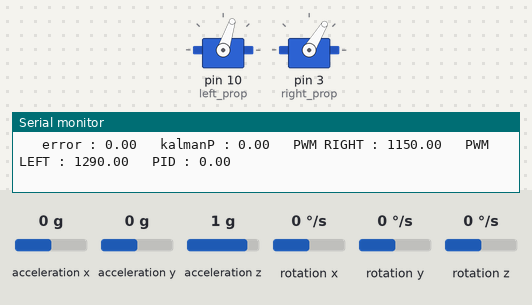
A sketch run on a simulated Arduino Uno, built with avr-gcc and run on an emulated ATmega328P. On the bench: 2 × servo, the last lines printed to the serial monitor. Wiring (inferred from the names in the program): MPU-6050 motion sensor at I2C address 0x68. The inputs (shaded band) are chosen by the test bench; at power-on: acceleration y 0 g, acceleration z 1 g, acceleration x 0 g, rotation x 0 °/s, rotation y 0 °/s, rotation z 0 °/s.

Above: at 9.2 s.
9.3 s: acceleration y set to -1.4 g
At 11.6 s:
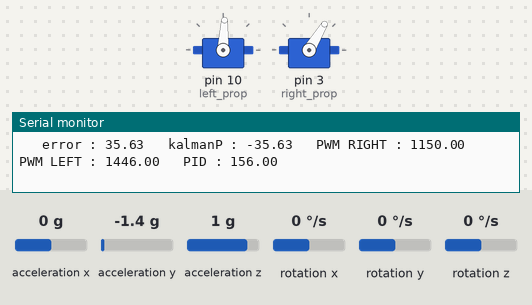
12.3 s: acceleration y set to 0.8 g
At 13.35 s:
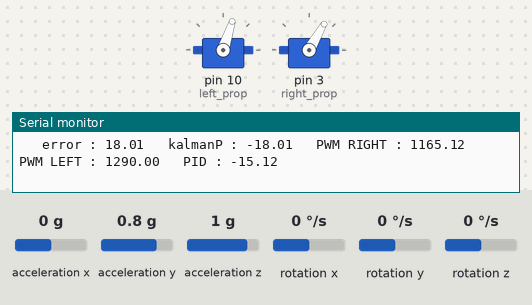
15.3 s: acceleration z set to -1.4 g
At 18.0 s:
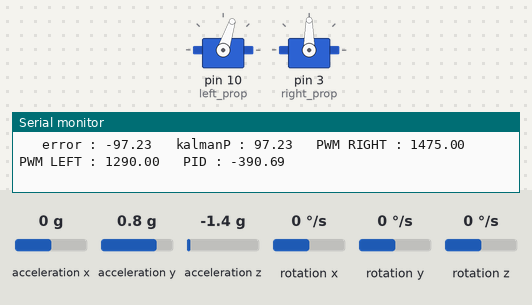
Timing chart, 0 to 19.5 s (numbered marks = the images above; inputs shaded):
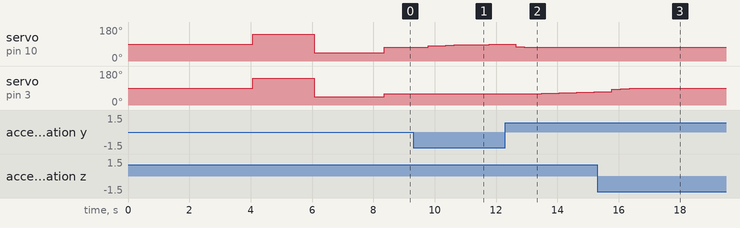

The sketch:

Github.ino
```cpp
#include <Wire.h>
#include <Servo.h>

// Extract
Servo right_prop;
Servo left_prop;

// ADDRESS DARI DATASHEET
#define MPU 0x68
#define ACCEL 0x3B
#define GYRO 0x43

// SIMPAN DATA MENTAH
float AccRawX1, AccRawY1, AccRawZ1, GyRawX1, GyRawY1, GyRawZ1;
// KALIBRASI VAR
float AccRawXc, AccRawYc, AccRawZc, GyRawXc, GyRawYc, GyRawZc;
// KALKULASI
float AccRawX2, AccRawY2, AccRawZ2, GyRawX2, GyRawY2, GyRawZ2;
float AccAngleX, AccAngleY, AccAngleZ, GyAngleX, GyAngleY, GyAngleZ;
float roll, pitch;
float mpuTimer, mpuDTime;
// KALMAN
float kalmanR;
float kalmanP;
float Xt, Xt_update, Xt_prev;
float Pt, Pt_update, Pt_prev;
float Kt;
float R, Q;

float elapsedTimes, time, timePrev;
float desired_angle = 0;
// PID
float PID, pwmLeft, pwmRight, error, previous_error;
float pid_p = 0;
float pid_i = 0;
float pid_d = 0;
// PID KONSTANTA
double kp = 3.4;           //3.55
double ki = 0.0000000001;  //0.003
double kd = 2.72;          //2.05
// INITAL VALUE
double throttleR = 1150;
double throttleL = 1290;

void setup() {
  // put your setup code here, to run once:
  Wire.begin();
  Serial.begin(115200);
  R = 10;
  Q = 0.1;
  Pt_prev = 1;
  mpu6050_setup();
  calibrate_mpu6050();
  time = millis();

  left_prop.attach(10);
  right_prop.attach(3);
  left_prop.writeMicroseconds(2000);
  right_prop.writeMicroseconds(2000);
  delay(2000);
  left_prop.writeMicroseconds(1000);
  right_prop.writeMicroseconds(1000);
  delay(2000);
}

void loop() {
  // put your main code here, to run repeatedly:
  calculate_angle();
  kalmanP = kalman_filter(pitch);

  timePrev = time;
  time = millis();
  elapsedTimes = (time - timePrev) / 1000;
  // CARI ERROR SETPOINT - MEASUREMENT
  error = desired_angle - kalmanP;
  // KP KI KD
  pid_p = kp * error;
  if (-3 < error < 3) {
    pid_i = pid_i + (ki * error);
  }
  pid_d = kd * ((error - previous_error) / elapsedTimes);

  // OUTPUT KE PLANT
  PID = pid_p + pid_i + pid_d;
  // PEMBATASAN PID
  if (PID < -1000) {
    PID = -1000;
  }
  if (PID > 1000) {
    PID = 1000;
  }
  // OUTPUT
  pwmLeft = throttleL + PID;
  pwmRight = throttleR - PID;
  // BATAS ATAS BAWAH OUTPUT
  if (pwmRight < 1150) {
    pwmRight = 1150;
  }
  if (pwmRight > 1475) {
    pwmRight = 1475;
  }
  if (pwmLeft < 1290) {
    pwmLeft = 1290;
  }
  if (pwmLeft > 1500) {
    pwmLeft = 1500;
  }
  // PUTAR PROPELER
  left_prop.writeMicroseconds(pwmLeft);
  right_prop.writeMicroseconds(pwmRight);
  previous_error = error;
  //DEBUG
  Serial.print(" \terror : ");
  Serial.print(error);
  Serial.print(" \tkalmanP : ");
  Serial.print(kalmanP);
  Serial.print(" \tPWM RIGHT : ");
  Serial.print(pwmRight);
  Serial.print(" \tPWM LEFT : ");
  Serial.print(pwmLeft);
  Serial.print(" \tPID : ");
  Serial.print(PID);
  Serial.println(" ");
}

void mpu6050_setup() {
  // RESET MPU
  Wire.beginTransmission(MPU);
  Wire.write(MPU);
  Wire.write(0b00000111);
  Wire.endTransmission();
  // RESET BACK TO 0
  Wire.beginTransmission(0x68);
  Wire.write(MPU);
  Wire.write(0b00000000);
  Wire.endTransmission();
  // DLPF
  Wire.beginTransmission(0x68);
  Wire.write(0x1A);
  Wire.write(0b00000001);
  Wire.endTransmission();
  // POWER MANAGEMENT ENABLE TEMP
  Wire.beginTransmission(MPU);
  Wire.write(0x6B);
  Wire.write(0x00);
  Wire.endTransmission();
  // Konfigurasi akselerometer dengan full scale range 2g + DHPF
  Wire.beginTransmission(MPU);
  Wire.write(0x1C);
  Wire.write(0b00000111);
  Wire.endTransmission();
  // Konfigurasi gyroscope dengan full scale range 250 deg/s
  Wire.beginTransmission(MPU);
  Wire.write(0x1B);
  Wire.write(0x00);
  Wire.endTransmission();
}

void read_mpu6050_accel() {
  Wire.beginTransmission(MPU);
  Wire.write(ACCEL);
  Wire.endTransmission();
  // MULAI BACA 6 BYTES
  Wire.requestFrom(MPU, 6);
  // SIMPAN SETIAP PEMBACAAN 8 BIT MSB DAN LSB
  AccRawX1 = Wire.read() << 8 | Wire.read();
  AccRawY1 = Wire.read() << 8 | Wire.read();
  AccRawZ1 = Wire.read() << 8 | Wire.read();
}

void read_mpu6050_gyro() {
  Wire.beginTransmission(MPU);
  Wire.write(GYRO);
  Wire.endTransmission();
  Wire.requestFrom(MPU, 6);
  GyRawX1 = Wire.read() << 8 | Wire.read();
  GyRawY1 = Wire.read() << 8 | Wire.read();
  GyRawZ1 = Wire.read() << 8 | Wire.read();
}

void calibrate_mpu6050() {
  Serial.print("calibrating");

  for (int i = 0; i < 2000; i++) {
    read_mpu6050_accel();
    read_mpu6050_gyro();
    AccRawXc += AccRawX1;
    AccRawYc += AccRawY1;
    AccRawZc += AccRawZ1;
    GyRawXc += GyRawX1;
    GyRawYc += GyRawY1;
    GyRawZc += GyRawZ1;

    if (i % 100 == 0) Serial.print(".");
  }
  // DIRATA-RATA
  AccRawXc /= 2000;
  AccRawYc /= 2000;
  AccRawZc /= 2000;
  GyRawXc /= 2000;
  GyRawYc /= 2000;
  GyRawZc /= 2000;
  Serial.println(AccRawXc);
  Serial.println(AccRawYc);
  Serial.println(AccRawZc);
}

void calculate_angle() {
  read_mpu6050_accel();

  // HASIL KALIBRASI DIBAGI LSB
  AccRawX2 = (AccRawX1 + (-1 * AccRawXc)) / 8192.0;
  AccRawY2 = (AccRawY1 + (-1 * AccRawYc)) / 8192.0;
  AccRawZ2 = (AccRawZ1 + (8192 - AccRawZc)) / 8192.0;
  // AccRawX2 = (AccRawX1 + (-1 * AccRawXc)) / 16384.0;
  // AccRawY2 = (AccRawY1 + (-1 * AccRawYc)) / 16384.0;
  // AccRawZ2 = (AccRawZ1 + (16384 - AccRawZc)) / 16384.0;

  // CARI SUDUT ACC DARI RADIAN KE DERAJAT
  AccAngleX = (atan2(AccRawX2, AccRawZ2)) * 57.2957795;
  AccAngleY = (atan2(AccRawY2, AccRawZ2)) * 57.2957795;

  for (int i = 0; i < 250; i++) {
    mpuDTime = (millis() - mpuTimer) / 1000;
    read_mpu6050_gyro();

    // HASIL KALIBRASI DIBAGI LSB
    GyRawX2 = GyRawX1 / 65.5;
    GyRawY2 = GyRawY1 / 65.5;
    // GyRawX2 = GyRawX1 / 131.0;
    // GyRawY2 = GyRawY1 / 131.0;
    // GyRawZ2 = (GyRawZ1 + (-1 * GyRawXc)) / 65.5;

    GyAngleX += GyRawX2 * mpuDTime;
    GyAngleY += GyRawY2 * mpuDTime;
  }
  // RATA RATA
  GyAngleX = (GyAngleX + (-1 * GyRawXc)) / 250;
  GyAngleY = (GyAngleY + (-1 * GyRawYc)) / 250;

  // COMPLEMENT FILTER
  roll = 0.9998 * AccAngleX + 0.0002 * GyAngleX;
  pitch = 0.9998 * AccAngleY + 0.0002 * GyAngleY;
}

float kalman_filter(float data) {
  //Predict
  Xt_update = Xt_prev;
  Pt_update = Pt_prev + Q;
  //Update
  Kt = Pt_update / (Pt_update + R);
  Xt = Xt_update + (Kt * (data - Xt_update));
  Pt = (1 - Kt) * Pt_update;

  Xt_prev = Xt;
  Pt_prev = Pt;

  return Xt;
}
```

Measured:
- after the input at 9.3 s, servo on pin 10 (left_prop): moves from 72° to 89° over 2.3 s, starting after 0.49 s
- after the input at 12.3 s, servo on pin 3 (right_prop): moves from 59° to 69° over 2.0 s, starting after 0.91 s
